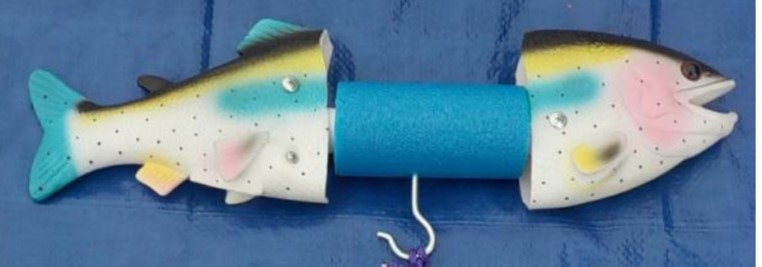
#> input picture Fish Length Detection/1.jpg, 762 x 267 px, given in place of 1.png, which was not available
$ python -i task3.py   (imports and definitions only)
#> lines starting #> are read from the running program, lines starting #| are printed output that depends on the picture; pictures that were not available may be replaced by others from this repository, and a replacement may not be noted
from multiprocessing import Process
import cv2 as c
import numpy as n

def takescreenshot():

    cap = c.VideoCapture(0)
    cap.set(3,480)
    cap.set(4,360)

    icount = 0

    while True:
        ret, frame = cap.read()

        c.imshow('frame', frame)

        if c.waitKey(1) == ord('x'):
            break

        elif c.waitKey(1) == ord('s'):
            imgname = '{}.png'.format(icount)
            c.imwrite(imgname,frame)
            icount += 1

    cap.release()
    c.destroyAllWindows()


def makemosaic():
    i1 = c.imread('0.png')
    i2 = c.imread('1.png')
#> i2 is the input picture: shape (267, 762, 3); mean B, G, R 153.8, 127.6, 93.6
    i3 = c.imread('2.png')
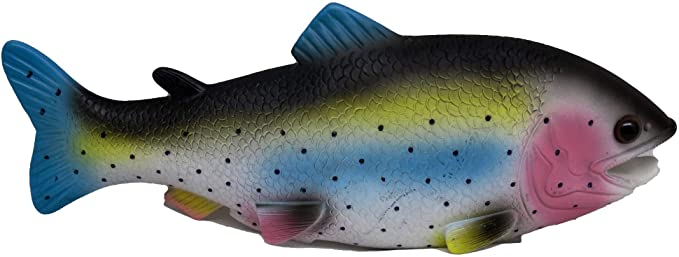
#> input picture Fish Length Detection/2.jpg, 679 x 257 px, given in place of 2.png, which was not available
#> i3 is the input picture: shape (257, 679, 3); mean B, G, R 156.1, 155.7, 153
    i4 = c.imread('3.png')
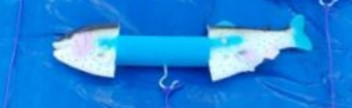
#> input picture Fish Length Detection/3.jpg, 352 x 108 px, given in place of 3.png, which was not available
#> i4 is the input picture: shape (108, 352, 3); mean B, G, R 217.8, 132.5, 33.2
    i5 = c.imread('4.png')
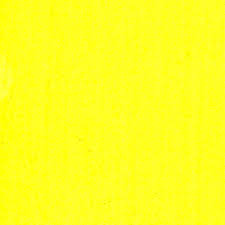
#> input picture img/4.png, 225 x 225 px, found by its file name
#> i5 is the input picture: shape (225, 225, 3); mean B, G, R 33, 253.9, 254.4
    i6 = c.imread('5.png')
    i7 = c.imread('6.png')
    i8 = c.imread('7.png')

#> (the run stopped early here; a loop or call above may not have finished)
